Frame 1 (no input): blank canvas, image omitted
Frame 60 (the mouse pressed at the canvas centre just before this capture): blank canvas, image omitted
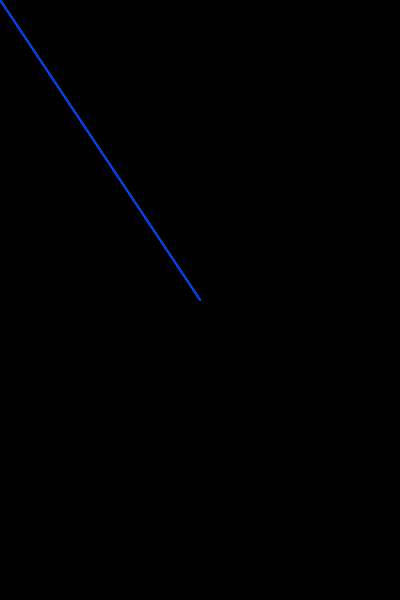
Frame 120 (the mouse held since frame 60 and released just before this capture)

The Processing sketch whose frames 1 and 60 were blank and that drew this single picture after the mouse press (run headless with seeded random() and noise(); from frame 60 on, the mouse is pressed at the canvas centre):

// Processing sketch: processing_83826
// ── processing_83826.pde

void setup()
{
  size(400,600);
  background(0,0,0);
  smooth();
  frameRate(5);
}
void draw()
{
  fill(0,0,0,75);
  stroke(0,65,255);
  line(0,0,mouseX,mouseY);
  textSize(40);
  textAlign(CENTER);
  text("Merry Christmas",400,400);
}
